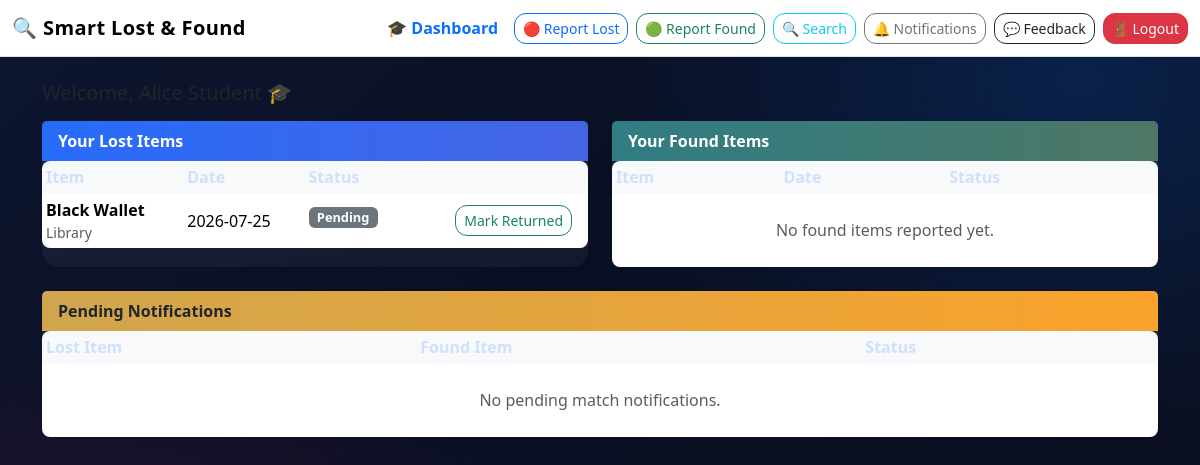
/student/dashboard.php (signed in), run on the app's committed database.
### tables this page shows
CREATE TABLE IF NOT EXISTS lost_items (
  lost_id INT AUTO_INCREMENT PRIMARY KEY,
  user_id INT NOT NULL,
  item_name VARCHAR(150) NOT NULL,
  category VARCHAR(100) NOT NULL,
  place_lost VARCHAR(150) NOT NULL,
  date_lost DATE NOT NULL,
  description TEXT,
  image VARCHAR(255),
  status ENUM('Pending','Matched','Returned') DEFAULT 'Pending',
  created_at TIMESTAMP DEFAULT CURRENT_TIMESTAMP,
  FOREIGN KEY (user_id) REFERENCES users(user_id) ON DELETE CASCADE
);

### src/utils/auth.php (called while the page is built, shortened)
<?php
if (!function_exists('currentUserId')) {
    function currentUserId() {
        return $_SESSION['user_id'] ?? null;
    }
}

### config/database.php (called while the page is built, shortened)
<?php
function dbQuery($conn, $sql, $params = []) {
    $stmt = mysqli_prepare($conn, $sql);
    $types = '';
    foreach ($params as $p) {
        if (is_int($p)) {
            $types .= 'i';
        } elseif (is_float($p)) {
            $types .= 'd';
        } else {
            $types .= 's';
        }
    }
    mysqli_stmt_bind_param($stmt, $types, ...$params);
    if (!mysqli_stmt_execute($stmt)) {
        error_log("Database execute error: " . mysqli_stmt_error($stmt));
        mysqli_stmt_close($stmt);
        return false;
    }
    $res = mysqli_stmt_get_result($stmt);
    if ($res !== false) {
        return $res;
    }
    $affected = mysqli_stmt_affected_rows($stmt);
    return $affected >= 0;
}

### src/utils/sanitize.php (called while the page is built, shortened)
<?php
if (!function_exists('cleanHtml')) {
    function cleanHtml($value) {
        return htmlspecialchars((string)$value, ENT_QUOTES, 'UTF-8');
    }
}

### student/dashboard.php (the view, shortened to what this page needs)
<?php
require_once __DIR__ . '/../config/config.php';
$uid = currentUserId();
$lost_q = dbQuery($conn, "SELECT * FROM lost_items WHERE user_id = ? ORDER BY created_at DESC", [$uid]);
$found_q = dbQuery($conn, "SELECT * FROM found_items WHERE user_id = ? ORDER BY created_at DESC", [$uid]);
$notif_q = dbQuery($conn, "SELECT m.*, l.item_name AS l_item, f.item_name AS f_item
  FROM matches m
  JOIN lost_items l ON m.lost_id=l.lost_id
  JOIN found_items f ON m.found_id=f.found_id
  WHERE (l.user_id = ? OR f.user_id = ?) AND m.status <> 'Resolved'
  ORDER BY m.created_at DESC", [$uid, $uid]);
?>
<!doctype html>
<html lang="en">
<head>
  <?php include __DIR__ . '/../components/head.php'; ?>
</head>
<body>
  <?php include __DIR__ . '/../components/navbar.php'; ?>
  <div class="container py-4">
    <h2 class="h5 mb-3">Welcome, <?php echo cleanHtml(currentUserName()); ?> 🎓</h2>
    <div class="row g-4">
      <div class="col-lg-6">
        <div class="card shadow-sm h-100">
          <div class="card-header bg-primary text-white fw-bold">Your Lost Items</div>
          <div class="card-body p-0">
            <div class="table-responsive">
              <table class="table table-sm table-hover align-middle mb-0">
                <thead class="table-light">
                  <tr><th>Item</th><th>Date</th><th>Status</th><th></th></tr>
                </thead>
                <tbody>
                <?php
                if ($lost_q && mysqli_num_rows($lost_q) > 0):
                  while($r = mysqli_fetch_assoc($lost_q)): ?>
                  <tr>
                    <td>
                      <div class="d-flex align-items-center gap-2">
                        <div>
                          <strong><?php echo cleanHtml($r['item_name']); ?></strong>
                          <div class="text-muted small"><?php echo cleanHtml($r['place_lost']); ?></div>
                        </div>
                      </div>
                    </td>
                    <td><?php echo cleanHtml($r['date_lost']); ?></td>
                    <td><span class="badge text-bg-<?php echo $r['status']==='Returned'?'success':($r['status']==='Matched'?'warning':'secondary'); ?> status-badge"><?php echo $r['status']; ?></span></td>
                    <td class="text-end pe-3">
                      <?php if ($r['status']!=='Returned'): ?>
                        <a class="btn btn-sm btn-outline-success" onclick="return confirmReturn()" href="?return=<?php echo $r['lost_id']; ?>">Mark Returned</a>
                      <?php endif; ?>
                    </td>
                  </tr>
                <?php
                  endwhile;
                else: ?>
                  <tr><td colspan="4" class="text-center text-muted py-4">No lost items reported yet.</td></tr>
                <?php endif; ?>
                </tbody>
              </table>
            </div>
          </div>
        </div>
      </div>
      <div class="col-lg-6">
        <div class="card shadow-sm h-100">
          <div class="card-header bg-success text-white fw-bold">Your Found Items</div>
          <div class="card-body p-0">
            <div class="table-responsive">
              <table class="table table-sm table-hover align-middle mb-0">
                <thead class="table-light">
                  <tr><th>Item</th><th>Date</th><th>Status</th></tr>
                </thead>
                <tbody>
                <?php
                if ($found_q && mysqli_num_rows($found_q) > 0):
                  while($f = mysqli_fetch_assoc($found_q)): ?>
                  <tr>
                    <td>
                      <div class="d-flex align-items-center gap-2">
                        <?php if ($f['image']): ?>
                        <img src="<?php echo asset($f['image']); ?>" class="rounded" style="width: 50px; height: 50px; object-fit: cover; cursor: pointer;" onclick="previewImage(this.src)" alt="<?php echo cleanHtml($f['item_name']); ?>">
                        <?php endif; ?>
                        <div>
                          <strong><?php echo cleanHtml($f['item_name']); ?></strong>
                          <div class="text-muted small"><?php echo cleanHtml($f['place_found']); ?></div>
                        </div>
                      </div>
                    </td>
                    <td><?php echo cleanHtml($f['date_found']); ?></td>
                    <td><span class="badge text-bg-<?php echo $f['status']==='Returned'?'success':($f['status']==='Matched'?'warning':'secondary'); ?> status-badge"><?php echo $f['status']; ?></span></td>
                  </tr>
                <?php
                  endwhile;
                else: ?>
                  <tr><td colspan="3" class="text-center text-muted py-4">No found items reported yet.</td></tr>
                <?php endif; ?>
                </tbody>
              </table>
            </div>
          </div>
        </div>
      </div>
      <div class="col-12">
        <div class="card shadow-sm">
          <div class="card-header bg-warning text-dark fw-bold">Pending Notifications</div>
          <div class="card-body p-0">
            <div class="table-responsive">
              <table class="table table-sm table-hover align-middle mb-0">
                <thead class="table-light">
                  <tr><th>Lost Item</th><th>Found Item</th><th>Status</th><th></th></tr>
                </thead>
                <tbody>
                <?php
                if ($notif_q && mysqli_num_rows($notif_q) > 0):
                  while($m = mysqli_fetch_assoc($notif_q)): ?>
                  <tr>
                    <td><strong><?php echo cleanHtml($m['l_item']); ?></strong></td>
                    <td><strong><?php echo cleanHtml($m['f_item']); ?></strong></td>
                    <td><span class="badge text-bg-info"><?php echo cleanHtml($m['status']); ?></span></td>
                    <td class="text-end pe-3">
                      <a href="<?php echo url('items/match_notification.php'); ?>" class="btn btn-sm btn-outline-primary">View Match</a>
                    </td>
                  </tr>
                <?php
                  endwhile;
                else: ?>
                  <tr><td colspan="4" class="text-center text-muted py-4">No pending match notifications.</td></tr>
                <?php endif; ?>
                </tbody>
              </table>
            </div>
          </div>
        </div>
      </div>
    </div>
  </div>
  <?php include __DIR__ . '/../components/footer.php'; ?>

### assets/css/style.css (style rules this page uses)
body,html { height:100%; }
.status-badge { font-size:.8rem }
.btn, .form-control, .form-select { touch-action: manipulation; }
.table-responsive { -webkit-overflow-scrolling: touch; scrollbar-width: thin; position: relative; border-radius: 8px; }

### assets/css/student.css (style rules this page uses)
body { background: linear-gradient(135deg, #0e1630 0%, #0a1024 40%, #0b0f1f 100%), radial-gradient(800px 600px at 90% 10%, rgba(80,180,255,.18) 0%, rgba(80,180,255,0) 60%), radial-gradient(900px 700px at 10% 90%, rgba(255,120,160,.16) 0%, rgba(255,120,160,0) 55%); background-blend-mode: overlay, normal; min-height: 100vh; }
.card { border: none; border-radius: 16px; background: linear-gradient(180deg, rgba(255,255,255,.08), rgba(255,255,255,.04)); color: #eef3ff; box-shadow: 0 16px 40px rgba(0,0,0,.3); }
.card .card-header { background: linear-gradient(90deg, rgba(99,102,241,.3), rgba(236,72,153,.25)); border: none; color:#fff; font-weight:700; }
.btn { border-radius: 12px; transition: all .2s ease; }
.table { color:#f1f5ff; }
.table thead th { color:#cfe0ff; border-color: rgba(255,255,255,.1); }
.table td, .table th { border-color: rgba(255,255,255,.08) !important; }
.status-badge { position: relative; overflow:hidden; }
.status-badge::before { content: ""; position:absolute; top:0; left:-120%; width:120%; height:100%; background: linear-gradient(110deg, transparent 0%, rgba(255,255,255,.45) 30%, transparent 60%); animation: shimmer 2.6s ease-in-out infinite; }

### data on the page
lost_items: item_name "Black Wallet", place_lost "Library", date_lost "2026-07-25", status "Pending"
